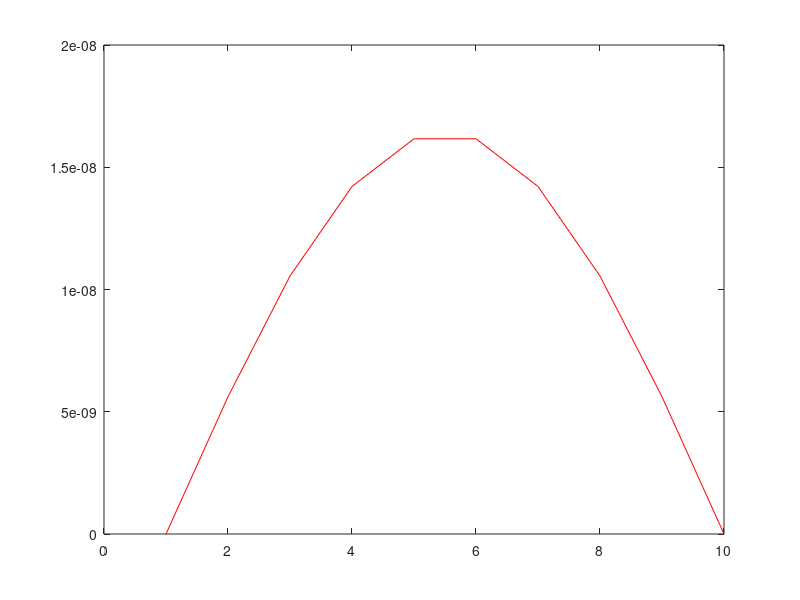

The MATLAB source for this figure:

m = 1;
h_bar = 1;
p = 1;

a = 1;
h = 1E-1;

n=1;
% E = (n^2 * p^2 * h_bar^2) / (2 * m * a^2);
V = 0;
% c = -(2 * m * h^2.) / h_bar^2;


E = 6;

C = -(2*m) / (h_bar^2) * (E - V);

length = a / h;

x = zeros(length, 1);

psi = ones(length, 1);


for i = 1:length
    x(i) = i;
    psi(i) = 1;
end

psi(1) = 0;
psi(length) = 0;

change = 1

% hold on
axis square

while change > 1E-8
    for i = 1:1E1
        psi_temp = zeros(length, 1);
        for i = 2:length-1
    %         psi(i) = (c*(E-V)+2.)^-1. * (psi(i+1) + psi(i-1));
            psi_temp(i) = ( ( (1 + 1/12 * h^2 * C) * psi(i+1) + (1 + 1/12 * h^2 * C) * psi(i-1) ) / (2 * (1 - 5/12 * h^2 * C) ) );
%             plot(x, psi, 'b')
%             drawnow
        end
        change = (sum((psi_temp - psi).^2))^.5;
        psi = psi_temp;
    end
    E = E + 1E-1
end

plot(x, psi, 'r')
% psi
